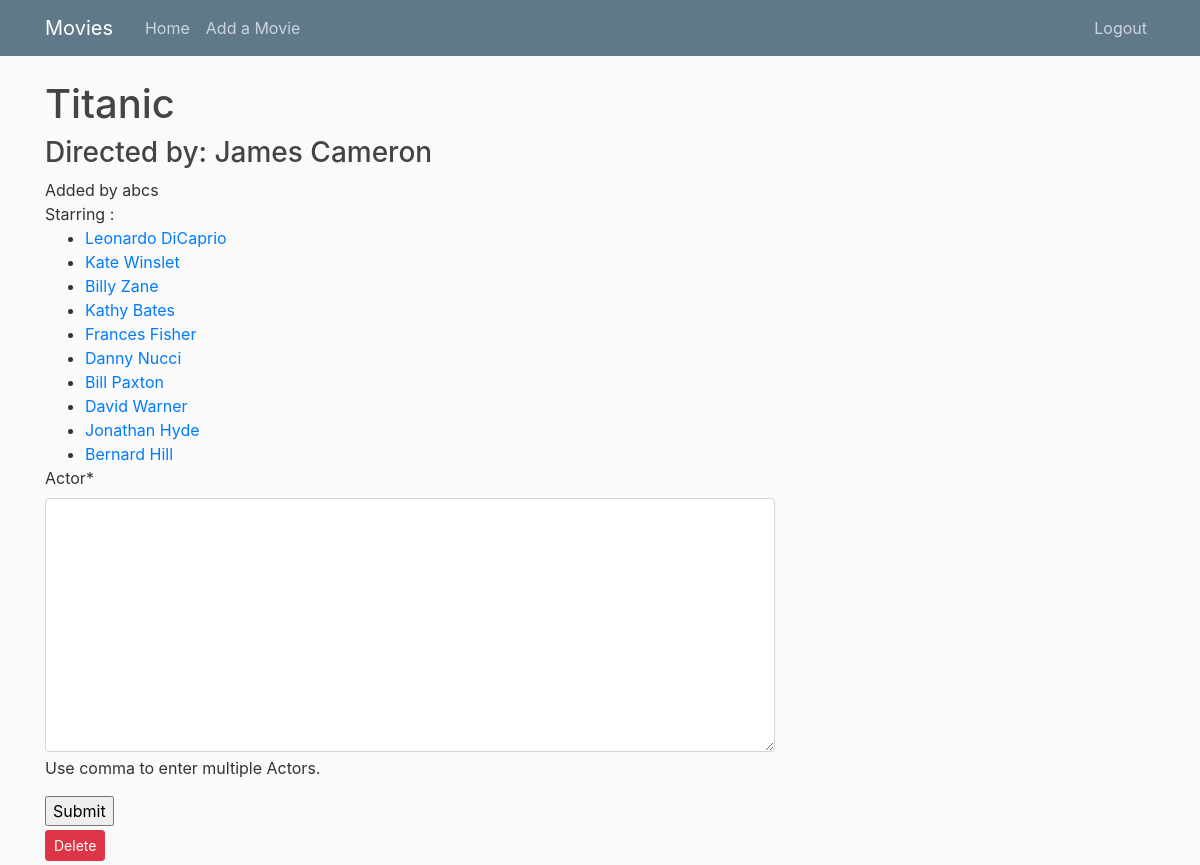
/movie/2 (signed in), run on the app's committed database.
### movies/models.py (models this page shows, shortened)
class Movie(models.Model):
    name = models.CharField("name", max_length=50,unique= True)
    year = models.IntegerField(blank=True)
    director = models.ForeignKey("Director", on_delete=models.CASCADE)
    user = models.ForeignKey(User, on_delete=models.CASCADE)

class Director(models.Model):
    name = models.CharField(max_length=50)
    def __str__(self):
        return self.name

class Actor(models.Model):
    name = models.CharField(max_length=50)
    movie = models.ManyToManyField(Movie,blank=True,related_name="actor")

### movies/views.py (the view)
# urls.py: path("movie/<int:movie_id>",views.movie,name="movie"),
def movie(request, movie_id):
    movie = Movie.objects.get(id=movie_id)
    actors = movie.actor.all()
    not_inc = Actor.objects.exclude(movie=movie).all()
    if request.method == "POST":
        movie_form = ActorForm(request.POST)
        if movie_form.is_valid():
            actor_names = movie_form.cleaned_data["actor"].split(",")
            for actor_name in actor_names:
                actor_name = actor_name.strip()
                actor, created = Actor.objects.get_or_create(name=actor_name)
                movie.actor.add(actor)
            return HttpResponseRedirect(reverse("movie",args=(movie.id,)))
    else:
        movie_form = ActorForm()
    return render(
        request,
        "movies/movie.html",
        {
            "movie_form": movie_form,
            "movie": movie,
            "actors": actors,
            "title": movie.name,
            "not_inc": not_inc,
        },
    )

### movies/forms.py
class ActorForm(forms.Form):
   actor=forms.CharField(label="Actor", widget=forms.Textarea,help_text= 'Use comma to enter multiple Actors.')

### movies/templates/movies/movie.html (shortened to what this page needs)
{%extends "movies/layout.html"%}
{% load crispy_forms_tags %}
{%block body%}
<h1>{{movie.name}}</h1>
<h3>Directed by: {{movie.director}} </h3>
Added by {{movie.user}}<br>
Starring :
<ul>
    {%for actor in actors%}
    <li><a href="{%url 'actor' actor.name %}"> {{ actor.name }} </a></li>
    {%endfor%}
</ul>
{%if user.is_authenticated%}
<form action="{%url 'movie' movie.id %}" method="post">
    {{ movie_form|crispy }}
    <input type="submit" value="Submit">
    {%endif%}
    {% if movie.user == user %}
    <div>
            <a class="btn btn-danger btn-sm mt-1 mb-1" href="{% url 'delete' movie.id %}">Delete</a>
        </form>
    </div>
    {%endif%}
    {%endblock%}

### movies/static/movies/main.css (style rules this page uses)
body { background: #fafafa; color: #333333; margin-top: 5rem; }
h1, h2, h3, h4, h5, h6 { color: #444444; }
ul { margin: 0; }

### data on the page
Movie: name "Titanic", director "James Cameron", user "abcs"
Actor: name "Leonardo DiCaprio"
Actor: name "Kate Winslet"
Actor: name "Billy Zane"
Actor: name "Kathy Bates"
Actor: name "Frances Fisher"
Actor: name "Danny Nucci"
Actor: name "Bill Paxton"
Actor: name "David Warner"
Actor: name "Jonathan Hyde"
Actor: name "Bernard Hill"
